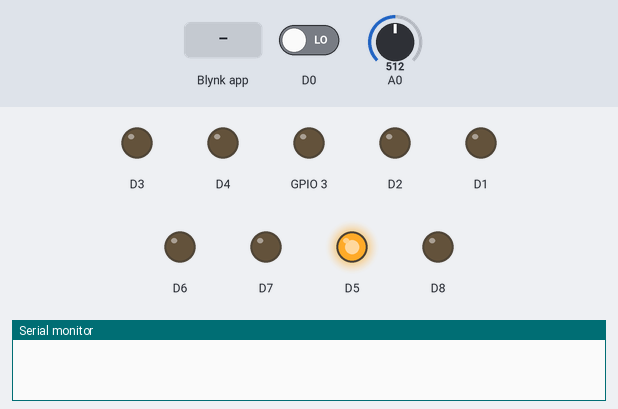
A program run on a simulated ESP8266 (NodeMCU). Parts: output pins drawn as LEDs (lit = HIGH), the last lines printed to the serial monitor. The test bench sets the inputs (shaded band); at power-on: D0 LOW, A0 = 512. WiFi joins after 1.5 s; servers stay silent unless stated.

Above: at 3.0 s.
3.1 s: Blynk app writes 1 to V13
At 4.6 s:
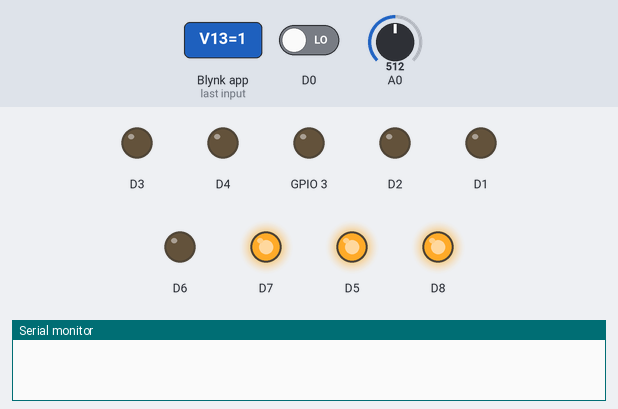
7.2 s: Blynk app writes 1 to V18
At 9.7 s:
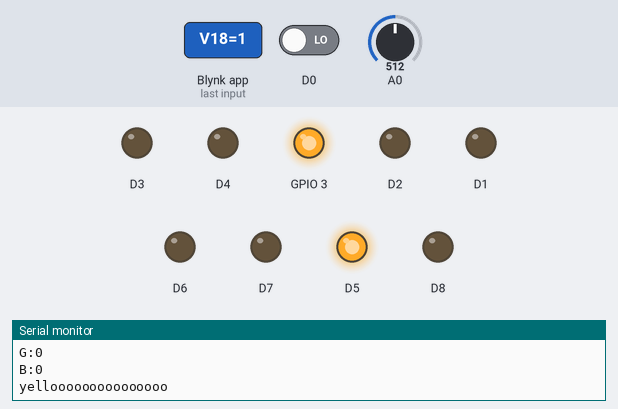
11.3 s: Blynk app writes 1 to V6
At 15.3 s:
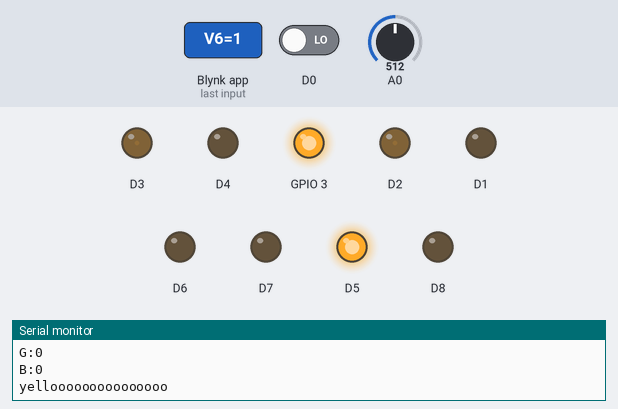
15.4 s: Blynk app writes 0 to V18
At 18.9 s:
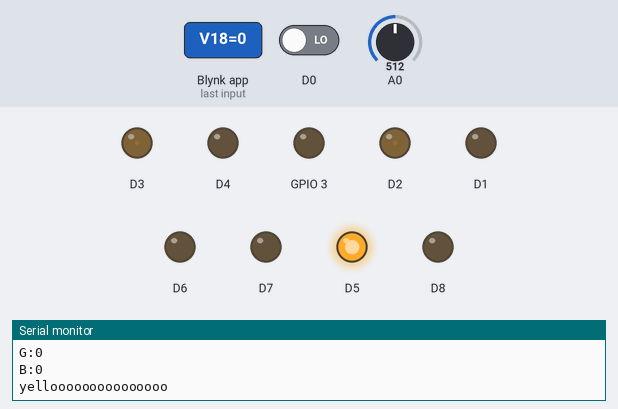
19.5 s: Blynk app writes 200 to V18
At 22.9 s:
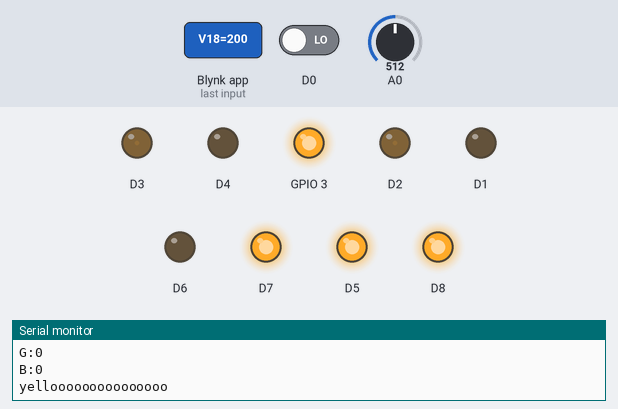
Timing chart, 0 to 23.6 s (numbered marks = the images above; inputs shaded):
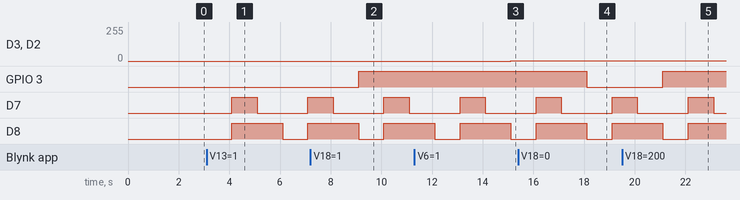

Measured:
- after the input at 3.1 s, D7: LOW → HIGH after 1.0 s, → LOW 1.0 s later, → HIGH 2.0 s later; D8: LOW → HIGH after 1.0 s, → LOW 2.0 s later, → HIGH 1.0 s later
- after the input at 7.2 s, GPIO 3: LOW → HIGH after 1.9 s
- after the input at 11.3 s, D3, D2: 0/255 → 1/255 after 3.8 s
- after the input at 15.4 s, GPIO 3: HIGH → LOW after 2.7 s
- after the input at 19.5 s, GPIO 3: LOW → HIGH after 1.6 s

The program:

main.cpp
```cpp
/*************************************************************

  This is a simple demo of sending and receiving some data.
  Be sure to check out other examples!
 *************************************************************/

// Template ID, Device Name and Auth Token are provided by the Blynk.Cloud
// See the Device Info tab, or Template settings
#define BLYNK_TEMPLATE_ID           "TMPLTjpHivRI"
#define BLYNK_DEVICE_NAME           "Quickstart Device"
#define BLYNK_AUTH_TOKEN            "UtMrh5j8ZXhdnHTt8EcG5q51BdCVo205"


// Comment this out to disable prints and save space
#define BLYNK_PRINT Serial

#include <ESP8266WebServer.h>
#include <ESP8266WiFi.h>
#include <BlynkSimpleEsp8266.h>
 #include <DNSServer.h>
 #include "MotoreDriver.h"


char auth[] = BLYNK_AUTH_TOKEN;

// Your WiFi credentials.
// Set password to "" for open networks.
char ssid[] = "DENEEZ";
char pass[] = "Tt123456";

BlynkTimer timer;

// This function is called every time the Virtual Pin 0 state changes
BLYNK_WRITE(V0)
{
  // Set incoming value from pin V0 to a variable
  int value = param.asInt();


  // Update state
  Blynk.virtualWrite(V1, value);
 // digitalWrite(D0, value);
 Serial.println(V0);

  // setSpeedMotore(value);


}
BLYNK_WRITE(V6)
{
  int speed = param.asInt();
  setSpeedMotore(speed);


}

BLYNK_WRITE(V9)
{
    int x = param[0].asInt()-512;
    Serial.print("X axis:");
    Serial.println(x);
    setX(x);

   //moveControlFB();

}
BLYNK_WRITE(V10)
{

    int y = param[0].asInt()-512;
    Serial.print("y axis:");
    Serial.println(y);
    setY(y);

}
BLYNK_WRITE(V13)
{
  int red = param.asInt();
      setcolor1(red);
}
BLYNK_WRITE(V14)
{

   int blue = param.asInt() ;
       setcolor3(blue);


}
BLYNK_WRITE(V15)
{
   int green = param.asInt() ;
      setcolor2(green);
}
BLYNK_WRITE(V18)
{

    int led = param.asInt();
    setled(led);

}


// This function is called every time the device is connected to the Blynk.Cloud
BLYNK_CONNECTED()
{
  // Change Web Link Button message to "Congratulations!"
  Blynk.setProperty(V3, "offImageUrl", "https://static-image.nyc3.cdn.digitaloceanspaces.com/general/fte/congratulations.png");
  Blynk.setProperty(V3, "onImageUrl",  "https://static-image.nyc3.cdn.digitaloceanspaces.com/general/fte/congratulations_pressed.png");
  Blynk.setProperty(V3, "url", "https://docs.blynk.io/en/getting-started/what-do-i-need-to-blynk/how-quickstart-device-was-made");
}

// This function sends Arduino's uptime every second to Virtual Pin 2.
void myTimerEvent()
{
  // You can send any value at any time.
  // Please don't send more that 10 values per second.
  Blynk.virtualWrite(V2, millis() / 1000);
  Blynk.virtualWrite(V4, analogRead(D0));

  //Serial.println(value);
}

void setup()
{
  // Debug console
  Serial.begin(9600);
  initMotores();
  Controler_ColorSensor(D0,200);


  Blynk.begin(auth, ssid, pass);
  // You can also specify server:
  //Blynk.begin(auth, ssid, pass, "blynk.cloud", 80);
  //Blynk.begin(auth, ssid, pass, IPAddress(192,168,1,100), 8080);

  // Setup a function to be called every second
  timer.setInterval(1000L, myTimerEvent);

}

void loop()
{
  Blynk.run();
  timer.run();
  updateMotore();
 //Serial.println("okkkkkkkkkkkkkkkkkkkkkkkkkkkk");
  // You can inject your own code or combine it with other sketches.
  // Check other examples on how to communicate with Blynk. Remember
  // to avoid delay() function!
  //digitalWrite(D0, HIGH);
  //delay(1000); // Wait for 1000 millisecond(s)
  //digitalWrite(D0, LOW);
  //delay(1000); // Wait for 1000 millisecond(s)
}
```
